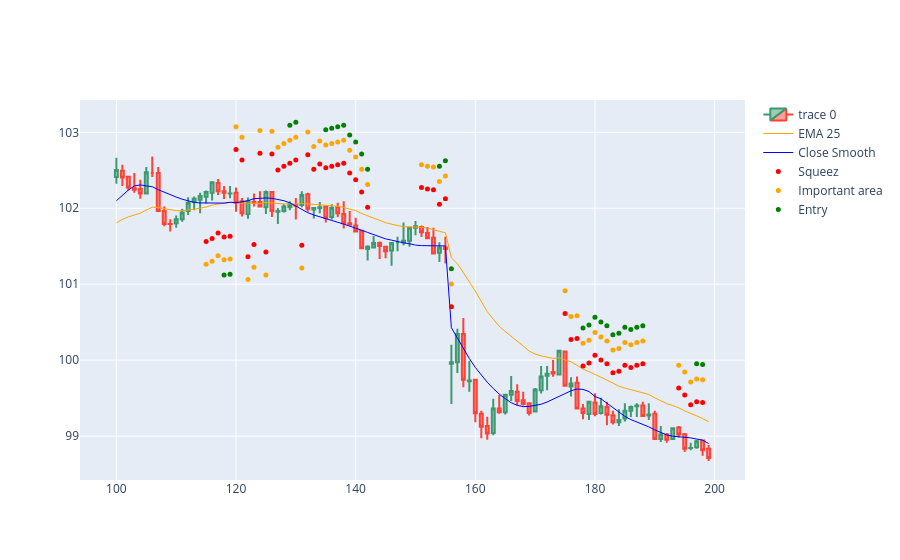

Notebook cell for this chart:
### Code cell
import plotly.io as pio
import plotly.graph_objects as go  

dfpl = df[100:200]

fig = go.Figure(
    data=[
        go.Candlestick(
            x=dfpl.index,
            open=dfpl['open_5min'],
            high=dfpl['high_5min'],
            low=dfpl['low_5min'],
            close=dfpl['close_5min']),
        go.Scatter(
            x=dfpl.index, 
            y=dfpl['ema25_5min'],
            line=dict(color='orange', width=1), 
            name="EMA 25"),
        go.Scatter(
            x=dfpl.index, 
            y=dfpl['close5min_smooth'],
            line=dict(color='blue', width=1), 
            name="Close Smooth")
    ]
)

fig.add_scatter(x=dfpl.index, y=dfpl['squezzeArea'], mode="markers", marker=dict(size=5, color="red"), name="Squeez")
fig.add_scatter(x=dfpl.index, y=dfpl['squeezeCloseToEmaArea'], mode="markers", marker=dict(size=5, color="orange"), name="Important area")
fig.add_scatter(x=dfpl.index, y=dfpl['posibleBreakArea'], mode="markers", marker=dict(size=5, color="green"), name="Entry")

fig.update_layout(xaxis_rangeslider_visible=False)
fig.show()
